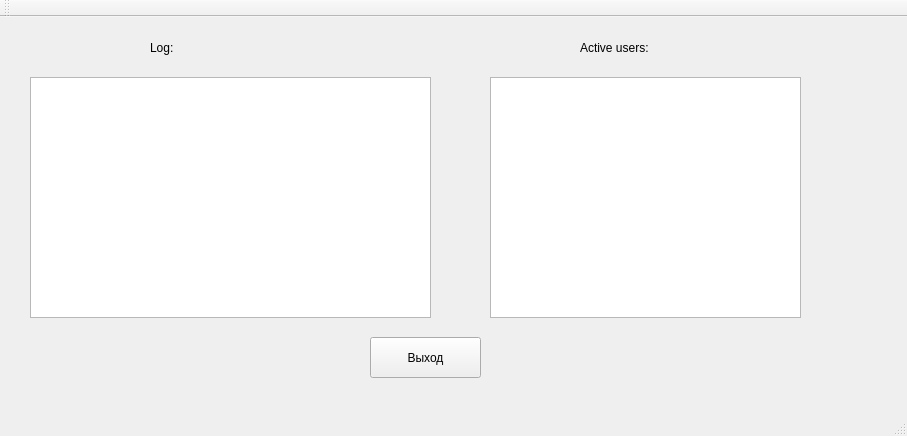
<?xml version="1.0" encoding="UTF-8"?>
<ui version="4.0">
 <class>MainWindow</class>
 <widget class="QMainWindow" name="MainWindow">
  <property name="geometry">
   <rect>
    <x>0</x>
    <y>0</y>
    <width>907</width>
    <height>436</height>
   </rect>
  </property>
  <property name="windowTitle">
   <string>MainWindow</string>
  </property>
  <widget class="QWidget" name="centralWidget">
   <widget class="QTextBrowser" name="logBrowser">
    <property name="geometry">
     <rect>
      <x>30</x>
      <y>60</y>
      <width>401</width>
      <height>241</height>
     </rect>
    </property>
   </widget>
   <widget class="QPushButton" name="exitButton">
    <property name="geometry">
     <rect>
      <x>370</x>
      <y>320</y>
      <width>111</width>
      <height>41</height>
     </rect>
    </property>
    <property name="text">
     <string>Выход</string>
    </property>
   </widget>
   <widget class="QLabel" name="logLabel">
    <property name="geometry">
     <rect>
      <x>150</x>
      <y>20</y>
      <width>121</width>
      <height>21</height>
     </rect>
    </property>
    <property name="text">
     <string>Log:</string>
    </property>
   </widget>
   <widget class="QLabel" name="label">
    <property name="geometry">
     <rect>
      <x>580</x>
      <y>20</y>
      <width>121</width>
      <height>21</height>
     </rect>
    </property>
    <property name="text">
     <string>Active users:</string>
    </property>
   </widget>
   <widget class="QTableWidget" name="usersTable">
    <property name="geometry">
     <rect>
      <x>490</x>
      <y>60</y>
      <width>311</width>
      <height>241</height>
     </rect>
    </property>
   </widget>
  </widget>
  <widget class="QMenuBar" name="menuBar">
   <property name="geometry">
    <rect>
     <x>0</x>
     <y>0</y>
     <width>907</width>
     <height>20</height>
    </rect>
   </property>
  </widget>
  <widget class="QToolBar" name="mainToolBar">
   <attribute name="toolBarArea">
    <enum>TopToolBarArea</enum>
   </attribute>
   <attribute name="toolBarBreak">
    <bool>false</bool>
   </attribute>
  </widget>
  <widget class="QStatusBar" name="statusBar"/>
 </widget>
 <layoutdefault spacing="6" margin="11"/>
 <resources/>
 <connections/>
</ui>
